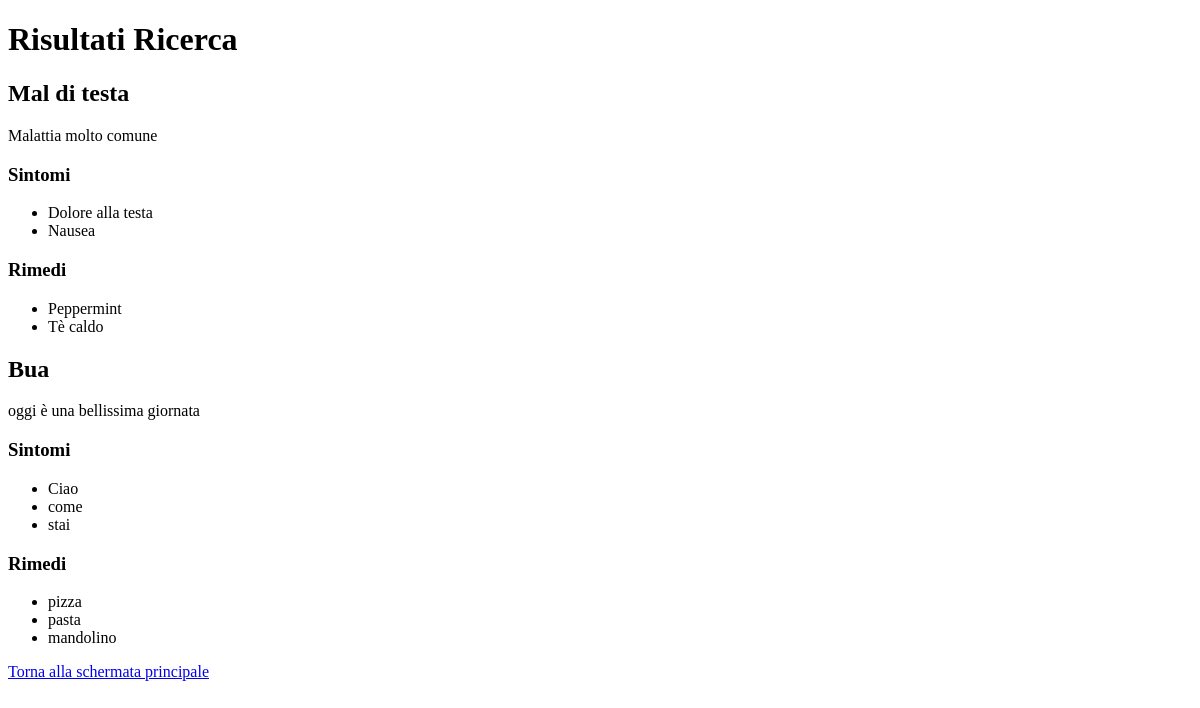
Page /cerca on the earlier database version.
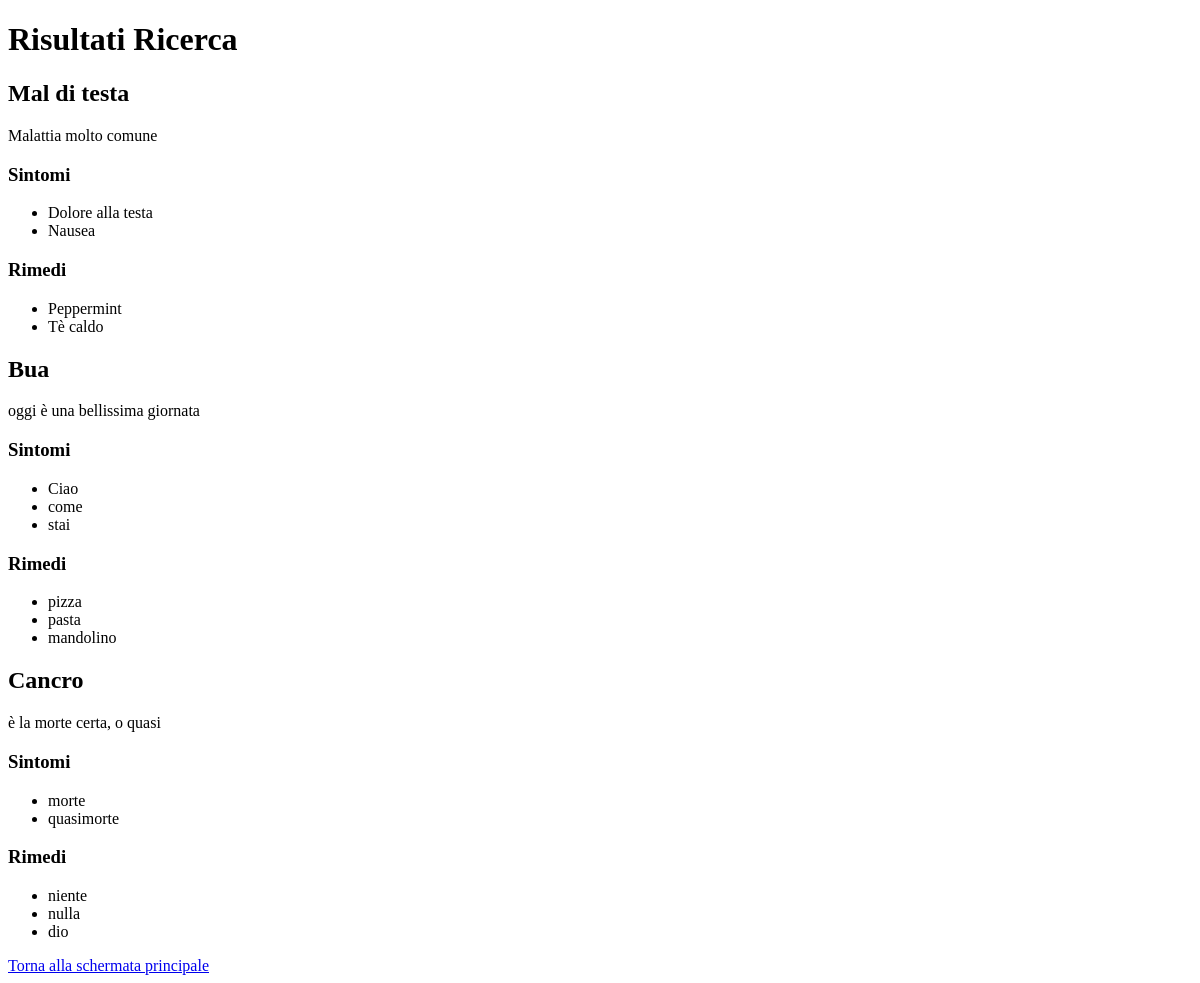
Same page on the later database version.
### app.py (models this page shows)
class Patologia(db.Model):
    id = db.Column(db.Integer, primary_key=True)
    nome = db.Column(db.String(255), unique=True, nullable=False)
    descrizione = db.Column(db.Text)
    sintomi = db.relationship('Sintomo', secondary='patologia_sintomo', back_populates='patologie')
    rimedi = db.relationship('Rimedio', secondary='patologia_rimedio', back_populates='patologie')

class Sintomo(db.Model):
    id = db.Column(db.Integer, primary_key=True)
    nome = db.Column(db.String(255), unique=True, nullable=False)
    patologie = db.relationship('Patologia', secondary='patologia_sintomo', back_populates='sintomi')

class Rimedio(db.Model):
    id = db.Column(db.Integer, primary_key=True)
    nome = db.Column(db.String(255), unique=True, nullable=False)
    patologie = db.relationship('Patologia', secondary='patologia_rimedio', back_populates='rimedi')

### app.py (the view)
@app.route('/cerca', methods=['GET'])
def cerca():
    query = request.args.get('query', '').lower()
    patologie_trovate = Patologia.query.filter(Patologia.nome.ilike(f'%{query}%')).all()
    sintomi_trovati = Sintomo.query.filter(Sintomo.nome.ilike(f'%{query}%')).all()
    rimedi_trovati = Rimedio.query.filter(Rimedio.nome.ilike(f'%{query}%')).all()
    return render_template('risultati.html', patologie=patologie_trovate, sintomi=sintomi_trovati, rimedi=rimedi_trovati)

### templates/risultati.html (shortened to what this page needs)
<!DOCTYPE html>
<html lang="en">
    <head>
    </head>
    <body>
        <h1>Risultati Ricerca</h1>
        {% for patologia in patologie %}
        <h2>{{ patologia.nome }}</h2>
        <p>{{ patologia.descrizione }}</p>
        {% if patologia.sintomi %}
        <h3>Sintomi</h3>
        <ul>
            {% for sintomo in patologia.sintomi %}
            <li>{{ sintomo.nome }}</li>
            {% endfor %}
        </ul>
        {% endif %} {% if patologia.rimedi %}
        <h3>Rimedi</h3>
        <ul>
            {% for rimedio in patologia.rimedi %}
            <li>{{ rimedio.nome }}</li>
            {% endfor %}
        </ul>
        {% endif %} {% endfor %}
        <a href="{{ url_for('index') }}">Torna alla schermata principale</a>
    </body>
</html>

Differences in the rows shown:
added Patologia: nome "Cancro", descrizione "è la morte certa, o quasi"
added Sintomo: nome "morte", shown under "Cancro"
added Sintomo: nome "quasimorte", shown under "Cancro"
added Rimedio: nome "niente", shown under "Cancro"
added Rimedio: nome "nulla", shown under "Cancro"
added Rimedio: nome "dio", shown under "Cancro"
